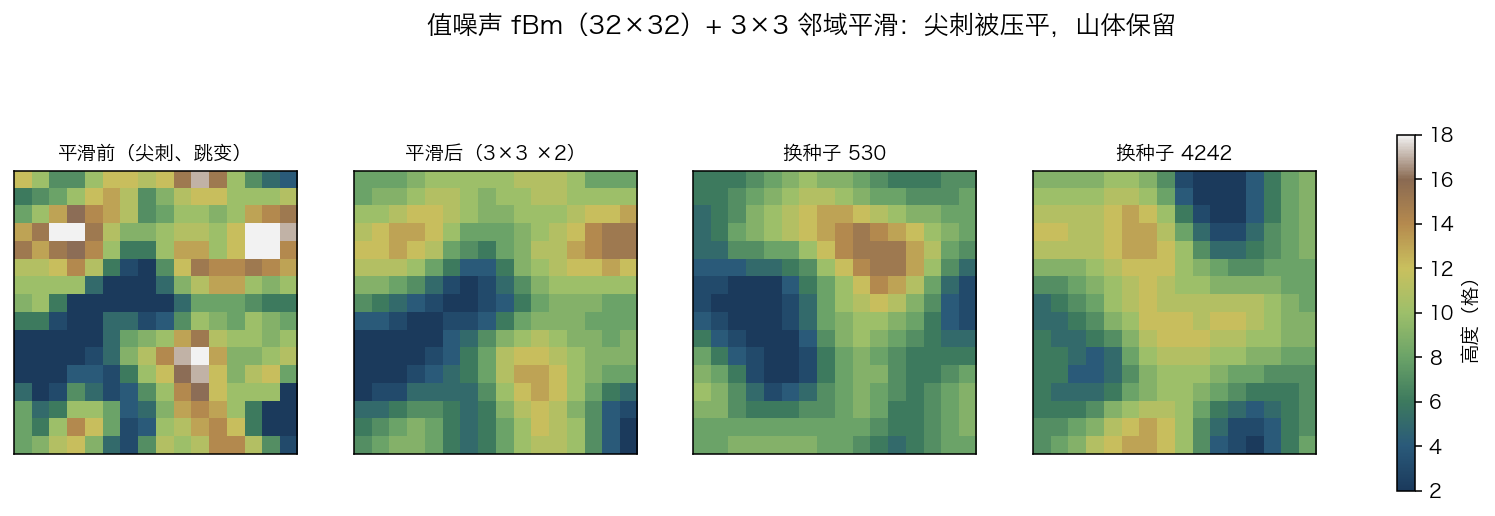

Write the Python code that produced this figure.
#!/usr/bin/env python3
# -*- coding: utf-8 -*-
"""预览：32×32 地形，平滑前/后对比 + 不同种子。"""
from __future__ import annotations

import sys
from pathlib import Path

import matplotlib
matplotlib.use("Agg")
import matplotlib.pyplot as plt
import numpy as np
from matplotlib.colors import LinearSegmentedColormap

HERE = Path(__file__).resolve().parent
sys.path.insert(0, str(HERE))
import noise as N  # noqa: E402

cmap = LinearSegmentedColormap.from_list("terrain", [
    "#1b3a5c", "#2a5a7a", "#3d7a5e", "#6ba368", "#9dbf6a",
    "#c9c05e", "#b58a4e", "#8a6a52", "#f2f2f2"])

W = N.GRID_W * 2


def to_grid(h: dict) -> np.ndarray:
    g = np.zeros((W, W), dtype=int)
    for pz in N.GRID:
        for px in N.GRID:
            g[pz - 1:pz + 1, px - 1:px + 1] = h[(px, pz)]
    return g


fig, axes = plt.subplots(1, 4, figsize=(15, 4.4), dpi=140)
raw = to_grid(N.heights(0))
raw = np.clip(raw - N.OFF_RAW, N.H_MIN, N.H_MAX)   # 平滑前也映射到 2..18 便于对比
smo = to_grid(N.smoothed(0))
for ax, data, title in (
    (axes[0], raw, "平滑前（尖刺、跳变）"),
    (axes[1], smo, "平滑后（3×3 ×2）"),
    (axes[2], to_grid(N.smoothed(530)), "换种子 530"),
    (axes[3], to_grid(N.smoothed(4242)), "换种子 4242"),
):
    im = ax.imshow(data, origin="upper", cmap=cmap, vmin=2, vmax=18)
    ax.set_title(title, fontsize=10)
    ax.set_xticks([]); ax.set_yticks([])
fig.colorbar(im, ax=axes, shrink=0.75, label="高度（格）")
fig.suptitle(f"值噪声 fBm（{W}×{W}）+ 3×3 邻域平滑：尖刺被压平，山体保留", fontsize=13)
fig.savefig(HERE / "preview.png", bbox_inches="tight")

# 相邻高差统计
raw_d = np.abs(np.diff(raw[::2, ::2], axis=1)).mean()
smo_d = np.abs(np.diff(smo[::2, ::2], axis=1)).mean()
print(f"wrote preview.png  相邻高差 平均: 平滑前 {raw_d:.2f} → 平滑后 {smo_d:.2f} 格")
print("高度分布(平滑后):", {h: int((smo == h).sum() // 4) for h in range(2, 19) if (smo == h).sum()})
